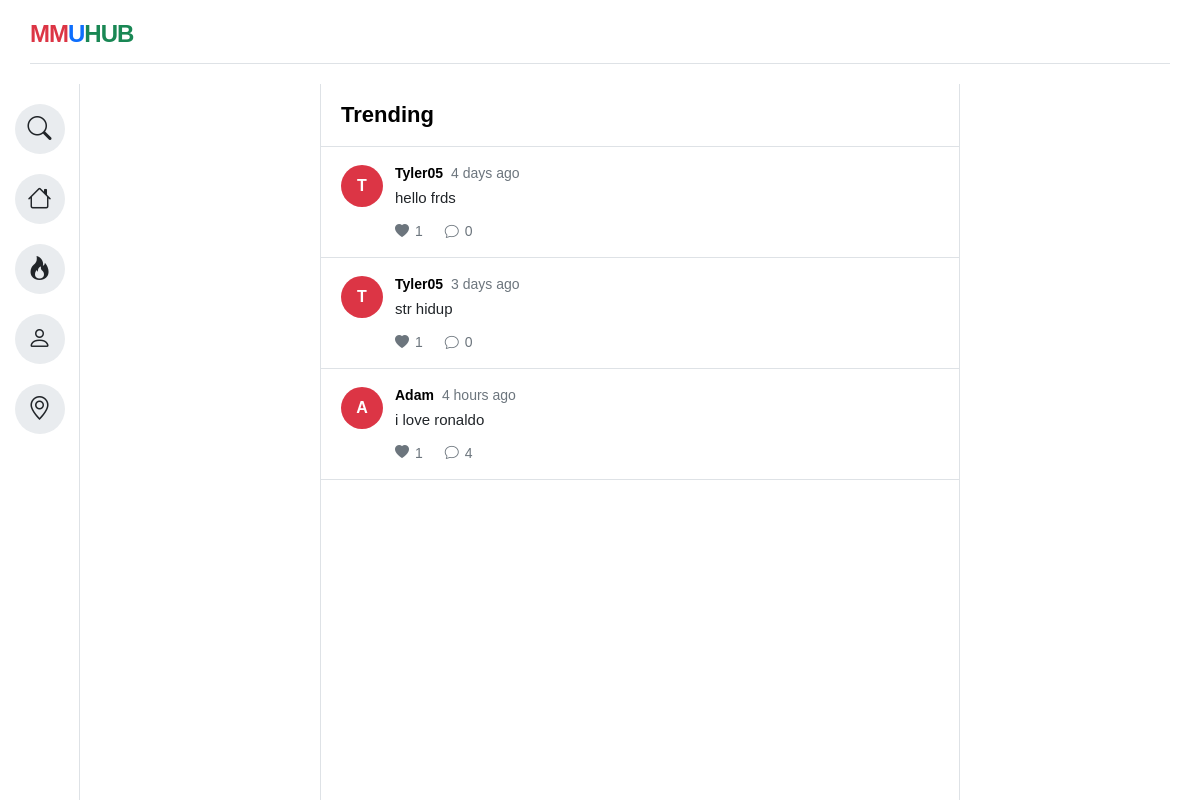
Page /Trending.html (signed in) on the committed database.
### tables this page shows
CREATE TABLE posts (
        id INTEGER PRIMARY KEY AUTOINCREMENT,
        user_id INTEGER,
        content TEXT,
        created_at TIMESTAMP DEFAULT CURRENT_TIMESTAMP,
        FOREIGN KEY(user_id) REFERENCES users(id)
    );

### app.py (the view, shortened to what this page needs)
@app.route("/Trending.html")
def trending():
    if "user" not in session:
        return redirect(url_for("login_page"))
    posts = get_most_liked_posts()
    formatted_posts = []
    for post in posts:
        formatted_posts.append({
            "id": post[0],
            "username": post[1],
            "content": post[2],
            "time": time_ago(post[3]),
            "likes": post[4],
            "comments": get_comment_count(post[0])
        })
    return render_template(
        "Trending.html",
        username=session["user"]["username"],
        posts=formatted_posts
    )

### comments.py (called while the page is built)
def get_comment_count(post_id):
    conn = connect()
    cursor = conn.cursor()
    cursor.execute(
        "SELECT COUNT(*) FROM comments WHERE post_id=?",
        (post_id,)
    )
    count = cursor.fetchone()[0]
    conn.close()
    return count

### database.py (called while the page is built)
def connect():
    return sqlite3.connect("app.db")

### posts.py (called while the page is built)
def get_most_liked_posts():
    conn = connect()
    cursor = conn.cursor()
    cursor.execute("""
SELECT
    posts.id,
    users.username,
    posts.content,
    posts.created_at,
    COUNT(likes.id) AS like_count
FROM posts
JOIN users
ON posts.user_id = users.id
LEFT JOIN likes
ON posts.id = likes.post_id
GROUP BY posts.id
ORDER BY like_count DESC
""")
    posts = cursor.fetchall()
    conn.close()
    return posts

### templates/Trending.html (shortened to what this page needs)
<!DOCTYPE html>
<html lang="en">
<head>
    <link rel="stylesheet" href="{{ url_for('static', filename='style.css') }}">
    <link rel="stylesheet" href="https://cdn.jsdelivr.net/npm/bootstrap-icons@1.11.1/font/bootstrap-icons.css">
</head>
<body>
    <div class="app-background">
        <div class="main-container">
            <header>
                <div class="logo">
                    <span class="red">MM</span><span class="blue">U</span><span class="green">HUB</span>
                </div>
                <hr class="header-line">
            </header>
            <div class="content-wrapper">
                <aside class="sidebar">
                    <div class="icon-group">
                      <a href="Search.html" class="icon-circle" data-tooltip="Search"><i class="bi bi-search"></i></a>
                      <a href="Homepage.html" class="icon-circle" data-tooltip="Home"><i class="bi bi-house"></i></a>
                      <a href="Trending.html" class="icon-circle" data-tooltip="Trending"><i class="bi bi-fire"></i></a>
                      <a href="Profile.html" class="icon-circle" data-tooltip="Profile"><i class="bi bi-person"></i></a>
                      <a href="Map.html" class="icon-circle" data-tooltip="Map"><i class="bi bi-geo-alt"></i></a>
                    </div>
                </aside>
                <main class="content-area">
                    <section class="feed-container">
                     <div class="feed-page-title">
                      <h1>Trending</h1>
                     </div>
{% for post in posts %}
<article class="feed-post">
    <div class="feed-avatar avatar-red">
        {{ post.username[0]|upper }}
    </div>
    <div class="feed-post-body">
        <div class="feed-post-header">
            <strong>{{ post.username }}</strong>
            <span>{{ post.time }}</span>
        </div>
        <p>{{ post.content }}</p>
        <div class="feed-actions">
            <button type="button">
                <i class="bi bi-heart-fill"></i>
                <span>{{ post.likes }}</span>
            </button>
            <button type="button">
                <i class="bi bi-chat"></i>
                <span>{{ post.comments }}</span>
            </button>
        </div>
    </div>
</article>
{% endfor %}
                    </section>
                </main>
            </div>
        </div>
    </div>
</body>
</html>

### static/style.css (style rules this page uses)
* { box-sizing: border-box; margin: 0; padding: 0; font-family: Arial, sans-serif; }
body, html { height: 100%; width: 100%; overflow: hidden; }
.app-background { background-color: #212529; width: 100vw; height: 100vh; display: flex; justify-content: center; align-items: center; padding: 0; }
.main-container { background-color: #ffffff; width: 100%; height: 100%; display: flex; flex-direction: column; overflow: hidden; }
header { padding: 20px 30px; }
.logo { font-size: 24px; font-weight: bold; letter-spacing: -1px; margin-bottom: 15px; }
.logo .red { color: #dc3545; }
.logo .blue { color: #0d6efd; }
.logo .green { color: #198754; }
a { text-decoration: none; color: inherit; }
.header-line { margin-top: 15px; border: none; border-bottom: 1px solid #dee2e6; }
.content-wrapper { display: flex; justify-content: center; position: relative; flex: 1; min-height: 0; }
.sidebar { width: 80px; background-color: #ffffff; border-right: 1px solid #dee2e6; display: flex; flex-direction: column; align-items: center; padding: 20px 0; }
.icon-group { display: flex; flex-direction: column; gap: 20px; }
.icon-circle { width: 50px; height: 50px; background-color: #e9ecef; border-radius: 50%; display: flex; justify-content: center; align-items: center; font-size: 24px; color: #212529; cursor: pointer; transition: background-color 0.2s; position: relative; }
.content-area { flex: 1; background-color: #ffffff; position: relative; overflow-y: auto; }
.feed-container { width: 100%; max-width: 640px; min-height: 100%; border-left: 1px solid #dee2e6; border-right: 1px solid #dee2e6; background-color: #ffffff; margin: 0 auto; }
.feed-page-title { padding: 18px 20px; border-bottom: 1px solid #dee2e6; }
.feed-page-title h1 { font-size: 22px; line-height: 1.2; }
.feed-post { display: flex; gap: 12px; padding: 18px 20px; border-bottom: 1px solid #dee2e6; }
.feed-avatar { width: 42px; height: 42px; border-radius: 50%; color: #ffffff; display: flex; align-items: center; justify-content: center; font-weight: 700; flex-shrink: 0; }
.avatar-red { background-color: #dc3545; }
.feed-post-body { min-width: 0; flex: 1; }
.feed-post-header { display: flex; align-items: center; gap: 8px; flex-wrap: wrap; margin-bottom: 6px; font-size: 14px; }
.feed-post-header span { color: #6c757d; }
.feed-post-body p { font-size: 15px; line-height: 1.45; color: #212529; }
.feed-actions { display: flex; gap: 22px; margin-top: 14px; }
.feed-actions button { border: none; background: none; color: #6c757d; display: flex; align-items: center; gap: 6px; font-size: 14px; cursor: pointer; padding: 0; }
[data-tooltip]::after { content: attr(data-tooltip); position: absolute; left: 65px; background-color: #212529; color: #ffffff; padding: 6px 12px; border-radius: 6px; font-size: 13px; white-space: nowrap; opacity: 0; visibility: hidden; transition: opacity 0.2s ease, visibility 0.2s ease; pointer-events: none; z-index: 100; }

### rows in the picture
posts: username "T", username "Tyler05", time "4 days ago", content "hello frds", likes "1", comments "0"
posts: username "T", username "Tyler05", time "3 days ago", content "str hidup", likes "1", comments "0"
posts: username "A", username "Adam", time "4 hours ago", content "i love ronaldo", likes "1", comments "4"
